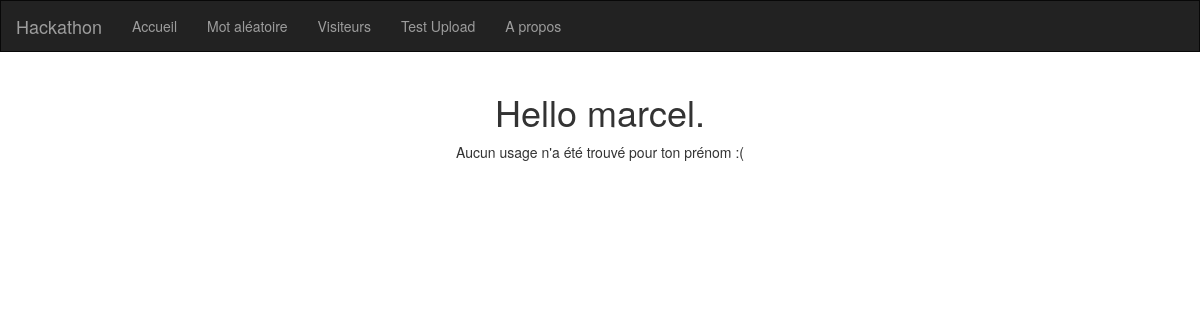
Page /hello/marcel on the earlier database version.
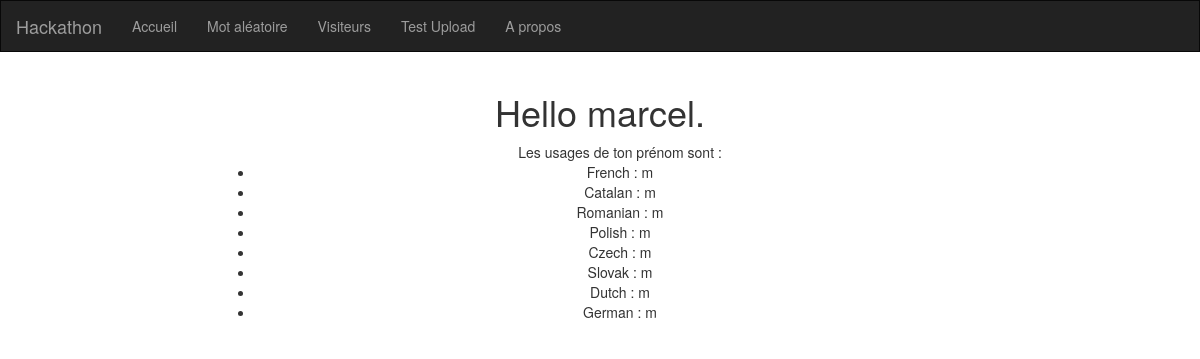
Same page on the later database version.
### bdd/models.py (models this page shows)
class NameUsage (db.Model):
    __tablename__ = "nameUsage"
    id = db.Column(db.Integer, primary_key=True)
    name = db.Column(db.Text, db.ForeignKey('visitor.name'))
    usage = db.Column(db.Text)
    gender = db.Column(db.Text)

### app.py (the view)
@app.route('/hello/<name>')
def helloW(name):
    usages = findNameUsage (name)
    return flask.render_template("hello.html.jinja2", name=name, usages=usages)

### bdd/dbMethods.py (called while the page is built)
def findNameUsage (name):
    return NameUsage.query.filter_by(name=name).all()

### templates/hello.html.jinja2 (shortened to what this page needs)
{% extends "general.html.jinja2" %}
{% block body %}
  <h1>Hello {{name}}.</h1>
  {% if usages %}
	<ul>Les usages de ton prénom sont :
	  {% for usage in usages %}
	  <li>{{usage.usage}} : {{usage.gender}}</li>
	  {% endfor %}
	</ul>
  {% else %}
	<span>Aucun usage n'a été trouvé pour ton prénom :(</span>
  {% endif %}
{% endblock %}

### templates/general.html.jinja2 (shortened to what this page needs)
<!doctype html>
<html>
    <head lang="fr">
        <link rel="stylesheet" href="https://maxcdn.bootstrapcdn.com/bootstrap/3.4.1/css/bootstrap.min.css">
        <link rel="stylesheet" href="../static/css/style.css">
    </head>
    <body>
    <nav class="navbar navbar-inverse">
        <div class="container-fluid">
            <div class="navbar-header">
                <a class="navbar-brand" href="/">Hackathon</a>
            </div>
            <ul class="nav navbar-nav">
                <li>
                    <a href="/">Accueil</a>
                </li>
                <li>
                    <a href="/word">Mot aléatoire</a>
                </li>
                <li>
                    <a href="/visitors">Visiteurs</a>
                </li>
                <li>
                    <a href="/upload">Test Upload</a>
                </li>
                <li>
                    <a href="/about">A propos</a>
                </li>
            </ul>
        </div>
    </nav>
    <br>
    <div class="container-fluid">
        <div class="row content">
            <div class="col-sm-offset-2 col-sm-8 text-center">
                {% block body %}
                {% endblock %}
            </div>
        </div>
    </div>
    </body>
</html>

### static/css/style.css (style rules this page uses)
.navbar { margin-bottom: 0; border-radius: 0; }

Differences in the rows shown:
added NameUsage: usage "French", gender "m"
added NameUsage: usage "Catalan", gender "m"
added NameUsage: usage "Romanian", gender "m"
added NameUsage: usage "Polish", gender "m"
added NameUsage: usage "Czech", gender "m"
added NameUsage: usage "Slovak", gender "m"
added NameUsage: usage "Dutch", gender "m"
added NameUsage: usage "German", gender "m"
Other differences:
text no longer shown: "Aucun usage n'a été trouvé pour ton prénom :("
text now shown: "Les usages de ton prénom sont :"
